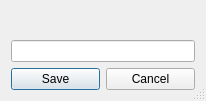
<?xml version="1.0" encoding="UTF-8"?>
<ui version="4.0">
 <class>Dialog</class>
 <widget class="QDialog" name="Dialog">
  <property name="windowModality">
   <enum>Qt::WindowModal</enum>
  </property>
  <property name="geometry">
   <rect>
    <x>0</x>
    <y>0</y>
    <width>206</width>
    <height>101</height>
   </rect>
  </property>
  <property name="windowTitle">
   <string>Dialog</string>
  </property>
  <property name="sizeGripEnabled">
   <bool>true</bool>
  </property>
  <property name="modal">
   <bool>true</bool>
  </property>
  <layout class="QGridLayout" name="gridLayout">
   <item row="0" column="0">
    <widget class="QLabel" name="uiWarning">
     <property name="text">
      <string/>
     </property>
    </widget>
   </item>
   <item row="1" column="0" colspan="2">
    <widget class="QLineEdit" name="uiFolderName"/>
   </item>
   <item row="2" column="0">
    <widget class="QPushButton" name="uiSaveBu">
     <property name="text">
      <string>Save</string>
     </property>
    </widget>
   </item>
   <item row="2" column="1">
    <widget class="QPushButton" name="uiCancelBu">
     <property name="text">
      <string>Cancel</string>
     </property>
    </widget>
   </item>
  </layout>
 </widget>
 <resources/>
 <connections/>
</ui>
